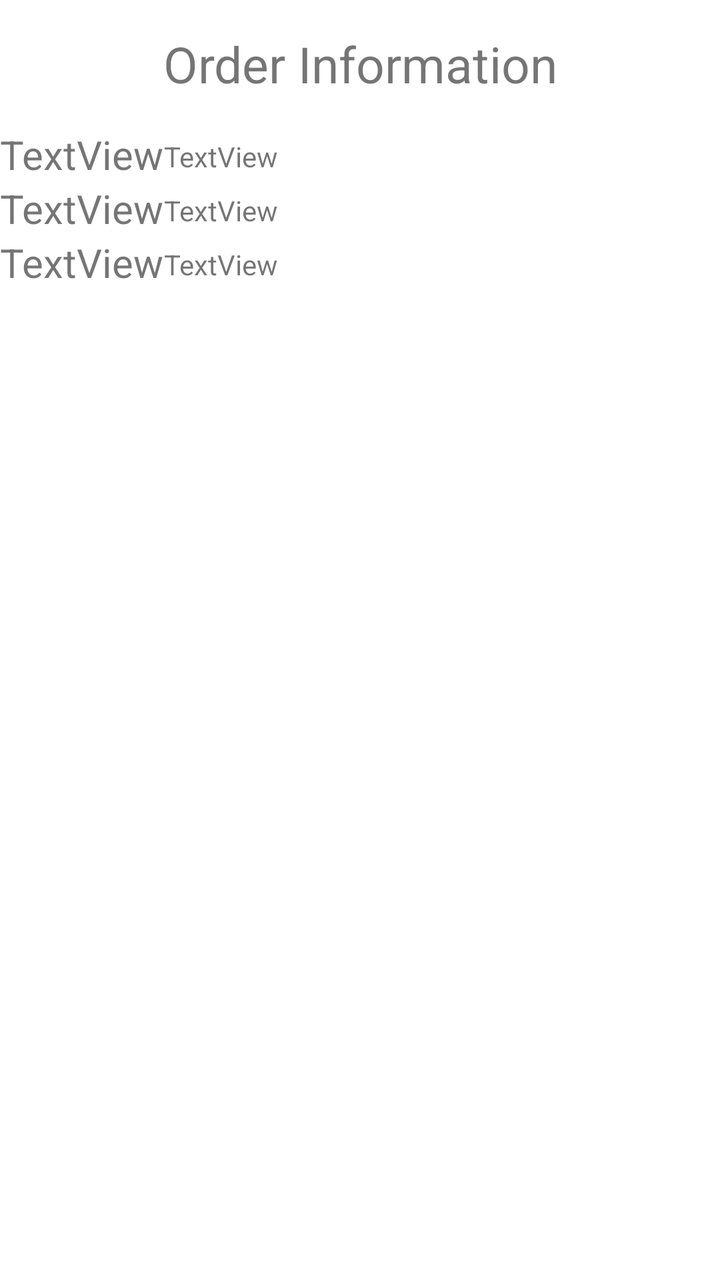
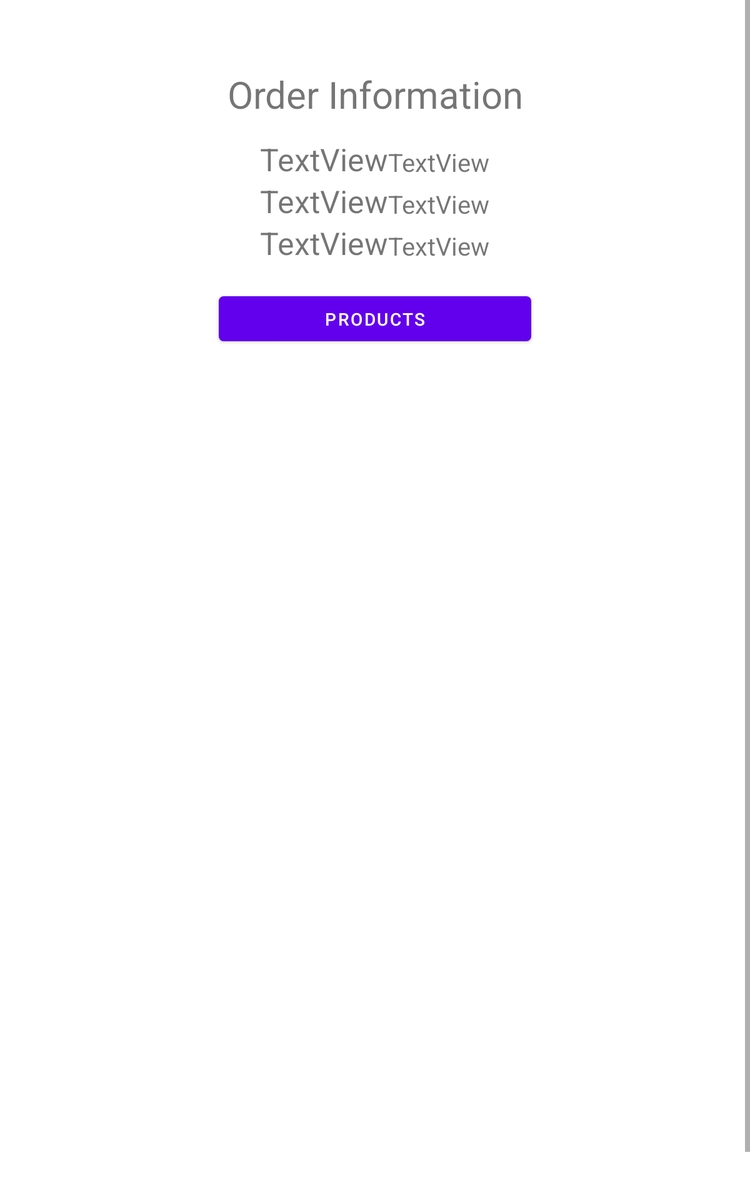

The same Android screen from two of the app's own layout files: first res/layout/ as a phone draws it, then the repository's variant for another configuration, drawn on a device whose configuration selects that folder. Both files follow.
<!-- AndroidManifest.xml: fallback theme Theme.MaterialComponents.DayNight.NoActionBar -->
<!-- res/layout/order_info.xml -->
<?xml version="1.0" encoding="utf-8"?>
<RelativeLayout xmlns:android="http://schemas.android.com/apk/res/android"
    android:layout_width="fill_parent"
    android:layout_height="fill_parent" >

    <RelativeLayout
        android:id="@+id/textInformation"
        android:layout_width="fill_parent"
        android:layout_height="wrap_content"
        android:gravity="center_horizontal" >

        <TextView
            android:id="@+id/title"
            android:layout_width="fill_parent"
            android:layout_height="wrap_content"
            android:layout_alignParentTop="true"
            android:gravity="center_horizontal"
            android:padding="15sp"
            android:text="Order Information"
            android:textSize="25sp" >
        </TextView>

        <TextView
            android:id="@+id/orderStatusLabel"
            android:layout_width="wrap_content"
            android:layout_height="wrap_content"
            android:layout_alignLeft="@+id/title"
            android:layout_below="@+id/title"
            android:text="TextView"
            android:textSize="20sp" >
        </TextView>

        <TextView
            android:id="@+id/orderStatusValue"
            android:layout_width="wrap_content"
            android:layout_height="wrap_content"
            android:layout_alignBottom="@+id/orderStatus"
            android:layout_alignTop="@+id/orderStatusLabel"
            android:layout_toRightOf="@+id/orderStatusLabel"
            android:paddingTop="5sp"
            android:text="TextView" >
        </TextView>

        <TextView
            android:id="@+id/shippedDateLabel"
            android:layout_width="wrap_content"
            android:layout_height="wrap_content"
            android:layout_alignLeft="@+id/orderStatusLabel"
            android:layout_below="@+id/orderStatusLabel"
            android:text="TextView"
            android:textSize="20sp" >
        </TextView>

        <TextView
            android:id="@+id/shippedDateValue"
            android:layout_width="wrap_content"
            android:layout_height="wrap_content"
            android:layout_alignBottom="@+id/shippedDateLabel"
            android:layout_alignTop="@+id/shippedDateLabel"
            android:layout_toRightOf="@+id/shippedDateLabel"
            android:paddingTop="5sp"
            android:text="TextView" >
        </TextView>

        <TextView
            android:id="@+id/locationLabel"
            android:layout_width="wrap_content"
            android:layout_height="wrap_content"
            android:layout_alignLeft="@+id/shippedDateLabel"
            android:layout_below="@+id/shippedDateLabel"
            android:text="TextView"
            android:textSize="20sp" >
        </TextView>

        <TextView
            android:id="@+id/locationValue"
            android:layout_width="wrap_content"
            android:layout_height="wrap_content"
            android:layout_alignBottom="@+id/locationLabel"
            android:layout_alignTop="@+id/locationLabel"
            android:layout_toRightOf="@+id/locationLabel"
            android:paddingTop="5sp"
            android:text="TextView" >
        </TextView>
    </RelativeLayout>

</RelativeLayout>
<!-- resources referenced by this layout -->
<resources>

</resources>
<!-- res/layout-large/order_info.xml (the repository's variant of the layout above) -->
<!-- drawn on a 7-inch tablet held upright -->
<?xml version="1.0" encoding="utf-8"?>
<ScrollView xmlns:android="http://schemas.android.com/apk/res/android"
    android:id="@+id/scroller"
    android:layout_width="fill_parent"
    android:layout_height="fill_parent"
    android:fillViewport="true" >

    <RelativeLayout
        xmlns:android="http://schemas.android.com/apk/res/android"
        android:layout_width="fill_parent"
        android:layout_marginTop="40dip"
        android:layout_height="wrap_content"
        android:gravity="center" >

        <LinearLayout
            xmlns:android="http://schemas.android.com/apk/res/android"
            android:layout_width="fill_parent"
            android:layout_height="fill_parent"
            android:layout_alignParentLeft="true"
            android:layout_alignParentTop="true"
            android:orientation="vertical" >

            <TextView
                android:id="@+id/title"
                android:layout_width="fill_parent"
                android:layout_height="wrap_content"
                android:layout_alignParentTop="true"
                android:gravity="center_horizontal"
                android:padding="15sp"
                android:text="Order Information"
                android:textSize="30sp" />

            <LinearLayout
                android:layout_width="fill_parent"
                android:layout_height="wrap_content"
                android:gravity="center"
                android:orientation="horizontal" >

                <TextView
                    android:id="@+id/orderStatusLabel"
                    android:layout_width="wrap_content"
                    android:layout_height="wrap_content"
                    android:layout_alignLeft="@+id/title"
                    android:layout_below="@+id/title"
                    android:text="TextView"
                    android:textSize="25sp" />

                <TextView
                    android:id="@+id/orderStatusValue"
                    android:layout_width="wrap_content"
                    android:layout_height="wrap_content"
                    android:layout_alignBottom="@+id/orderStatus"
                    android:layout_alignTop="@+id/orderStatusLabel"
                    android:layout_toRightOf="@+id/orderStatusLabel"
                    android:paddingTop="5sp"
                    android:textSize="20sp"
                    android:text="TextView" />
            </LinearLayout>

            <LinearLayout
                android:layout_width="fill_parent"
                android:layout_height="wrap_content"
                android:gravity="center"
                android:orientation="horizontal" >

                <TextView
                    android:id="@+id/shippedDateLabel"
                    android:layout_width="wrap_content"
                    android:layout_height="wrap_content"
                    android:layout_alignLeft="@+id/orderStatusLabel"
                    android:layout_below="@+id/orderStatusLabel"
                    android:text="TextView"
                    android:textSize="25sp" />

                <TextView
                    android:id="@+id/shippedDateValue"
                    android:layout_width="wrap_content"
                    android:layout_height="wrap_content"
                    android:layout_alignBottom="@+id/shippedDateLabel"
                    android:layout_alignTop="@+id/shippedDateLabel"
                    android:layout_toRightOf="@+id/shippedDateLabel"
                    android:paddingTop="5sp"
                    android:textSize="20sp"
                    android:text="TextView" />
            </LinearLayout>
			
             <LinearLayout
                android:layout_width="fill_parent"
                android:layout_height="wrap_content"
                android:gravity="center"
                android:orientation="horizontal" >

                <TextView
                    android:id="@+id/priceLabel"
                    android:layout_width="wrap_content"
                    android:layout_height="wrap_content"
                    android:layout_alignLeft="@+id/title"
                    android:layout_below="@+id/title"
                    android:text="TextView"
                    android:textSize="25sp" />

                <TextView
                    android:id="@+id/priceValue"
                    android:layout_width="wrap_content"
                    android:layout_height="wrap_content"
                    android:layout_alignBottom="@+id/orderStatus"
                    android:layout_alignTop="@+id/orderStatusLabel"
                    android:layout_toRightOf="@+id/orderStatusLabel"
                    android:paddingTop="5sp"
                    android:textSize="20sp"
                    android:text="TextView" />
            </LinearLayout>
            <Button
                android:id="@+id/viewProductsBtn"
                android:layout_width="250dip"
                android:layout_height="wrap_content"
                android:layout_gravity="center_horizontal"
                android:layout_marginTop="20dp"
                android:gravity="center"
                android:onClick="viewOrderItems"
                android:text="products" />
        </LinearLayout>
    </RelativeLayout>

</ScrollView>
